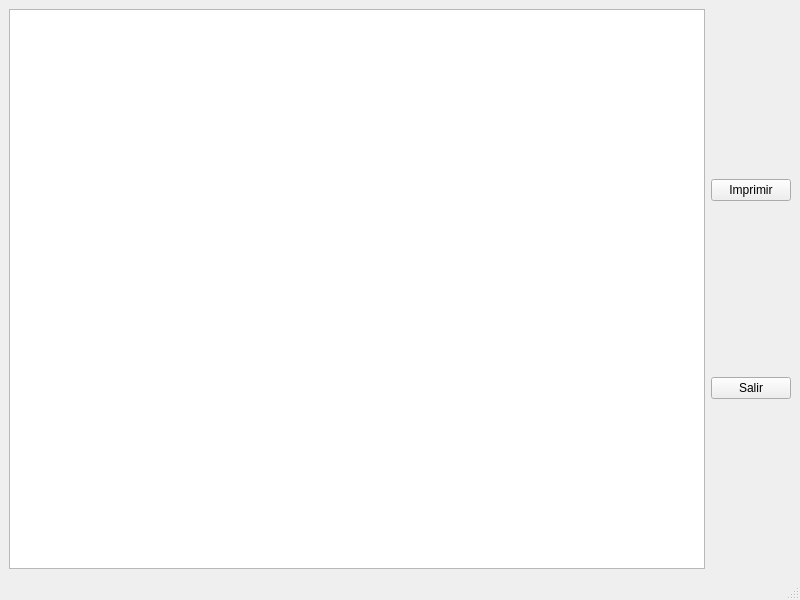
<?xml version="1.0" encoding="UTF-8"?>
<ui version="4.0">
 <class>MainWindow</class>
 <widget class="QMainWindow" name="MainWindow">
  <property name="geometry">
   <rect>
    <x>0</x>
    <y>0</y>
    <width>800</width>
    <height>600</height>
   </rect>
  </property>
  <property name="windowTitle">
   <string>Informe</string>
  </property>
  <widget class="QWidget" name="centralwidget">
   <layout class="QGridLayout" name="gridLayout">
    <item row="0" column="1">
     <layout class="QVBoxLayout" name="verticalLayout">
      <item>
       <widget class="QPushButton" name="imprimirPushButton">
        <property name="text">
         <string>Imprimir</string>
        </property>
       </widget>
      </item>
      <item>
       <widget class="QPushButton" name="salirPushButton">
        <property name="text">
         <string>Salir</string>
        </property>
       </widget>
      </item>
     </layout>
    </item>
    <item row="0" column="0">
     <widget class="QPlainTextEdit" name="textoPlainTextEdit"/>
    </item>
   </layout>
  </widget>
  <widget class="QMenuBar" name="menubar">
   <property name="geometry">
    <rect>
     <x>0</x>
     <y>0</y>
     <width>800</width>
     <height>31</height>
    </rect>
   </property>
  </widget>
  <widget class="QStatusBar" name="statusbar"/>
 </widget>
 <resources/>
 <connections/>
</ui>
